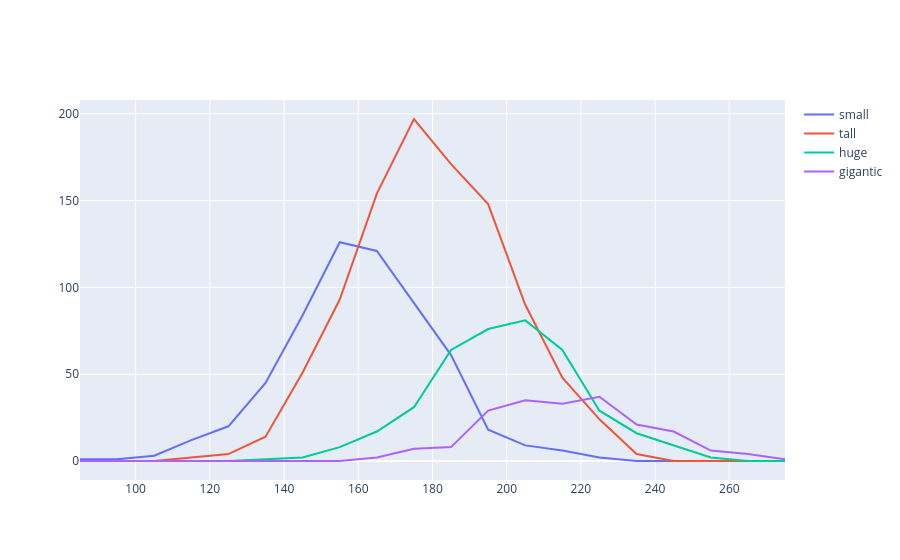

Notebook code cell kept with this figure:
### Code cell
collection.plot.line()

### Figure 1 — Plotly figure (JSON) as saved in the notebook; plotly's stock layout.template omitted (floating-point values rounded to 4 significant figures)
{"data": [{"mode": "lines", "name": "small", "type": "scatter", "x": [85.0, 95.0, 105.0, 115.0, 125.0, 135.0, 145.0, 155.0, 165.0, 175.0, 185.0, 195.0, 205.0, 215.0, 225.0, 235.0, 245.0, 255.0, 265.0, 275.0], "y": [1, 1, 3, 12, 20, 45, 84, 126, 121, 91, 61, 18, 9, 6, 2, 0, 0, 0, 0, 0]}, {"mode": "lines", "name": "tall", "type": "scatter", "x": [85.0, 95.0, 105.0, 115.0, 125.0, 135.0, 145.0, 155.0, 165.0, 175.0, 185.0, 195.0, 205.0, 215.0, 225.0, 235.0, 245.0, 255.0, 265.0, 275.0], "y": [0, 0, 0, 2, 4, 14, 51, 93, 154, 197, 171, 148, 90, 48, 24, 4, 0, 0, 0, 0]}, {"mode": "lines", "name": "huge", "type": "scatter", "x": [85.0, 95.0, 105.0, 115.0, 125.0, 135.0, 145.0, 155.0, 165.0, 175.0, 185.0, 195.0, 205.0, 215.0, 225.0, 235.0, 245.0, 255.0, 265.0, 275.0], "y": [0, 0, 0, 0, 0, 1, 2, 8, 17, 31, 64, 76, 81, 64, 29, 16, 9, 2, 0, 0]}, {"mode": "lines", "name": "gigantic", "type": "scatter", "x": [85.0, 95.0, 105.0, 115.0, 125.0, 135.0, 145.0, 155.0, 165.0, 175.0, 185.0, 195.0, 205.0, 215.0, 225.0, 235.0, 245.0, 255.0, 265.0, 275.0], "y": [0, 0, 0, 0, 0, 0, 0, 0, 2, 7, 8, 29, 35, 33, 37, 21, 17, 6, 4, 1]}], "layout": {}}
